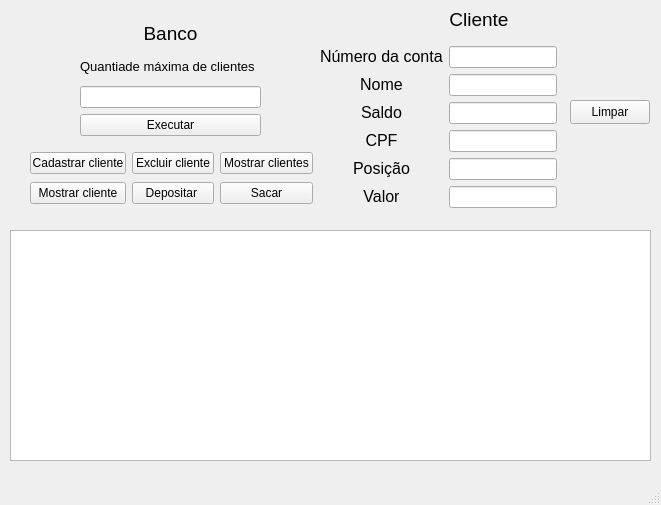
<?xml version="1.0" encoding="UTF-8"?>
<ui version="4.0">
 <class>MainWindow</class>
 <widget class="QMainWindow" name="MainWindow">
  <property name="geometry">
   <rect>
    <x>0</x>
    <y>0</y>
    <width>661</width>
    <height>505</height>
   </rect>
  </property>
  <property name="windowTitle">
   <string>Sistema bancário</string>
  </property>
  <widget class="QWidget" name="centralwidget">
   <widget class="QTextEdit" name="textEditResultado">
    <property name="geometry">
     <rect>
      <x>10</x>
      <y>230</y>
      <width>641</width>
      <height>231</height>
     </rect>
    </property>
    <property name="readOnly">
     <bool>true</bool>
    </property>
   </widget>
   <widget class="QPushButton" name="pushButtonLimpar">
    <property name="geometry">
     <rect>
      <x>570</x>
      <y>100</y>
      <width>80</width>
      <height>24</height>
     </rect>
    </property>
    <property name="text">
     <string>Limpar</string>
    </property>
   </widget>
   <widget class="QWidget" name="layoutWidget">
    <property name="geometry">
     <rect>
      <x>320</x>
      <y>0</y>
      <width>237</width>
      <height>208</height>
     </rect>
    </property>
    <layout class="QGridLayout" name="gridLayout">
     <item row="2" column="1" colspan="2">
      <widget class="QLineEdit" name="lineEditNumConta"/>
     </item>
     <item row="7" column="0">
      <widget class="QLabel" name="label_3">
       <property name="text">
        <string>&lt;html&gt;&lt;head/&gt;&lt;body&gt;&lt;p align=&quot;center&quot;&gt;&lt;span style=&quot; font-size:12pt;&quot;&gt;Posição&lt;/span&gt;&lt;/p&gt;&lt;/body&gt;&lt;/html&gt;</string>
       </property>
      </widget>
     </item>
     <item row="2" column="0">
      <widget class="QLabel" name="label_7">
       <property name="text">
        <string>&lt;html&gt;&lt;head/&gt;&lt;body&gt;&lt;p&gt;&lt;span style=&quot; font-size:12pt;&quot;&gt;Número da conta&lt;/span&gt;&lt;/p&gt;&lt;/body&gt;&lt;/html&gt;</string>
       </property>
      </widget>
     </item>
     <item row="3" column="1" colspan="2">
      <widget class="QLineEdit" name="lineEditNome"/>
     </item>
     <item row="5" column="1" colspan="2">
      <widget class="QLineEdit" name="lineEditSaldo"/>
     </item>
     <item row="6" column="0">
      <widget class="QLabel" name="label_5">
       <property name="text">
        <string>&lt;html&gt;&lt;head/&gt;&lt;body&gt;&lt;p align=&quot;center&quot;&gt;&lt;span style=&quot; font-size:12pt;&quot;&gt;CPF&lt;/span&gt;&lt;/p&gt;&lt;/body&gt;&lt;/html&gt;</string>
       </property>
      </widget>
     </item>
     <item row="8" column="0">
      <widget class="QLabel" name="label">
       <property name="text">
        <string>&lt;html&gt;&lt;head/&gt;&lt;body&gt;&lt;p align=&quot;center&quot;&gt;&lt;span style=&quot; font-size:12pt;&quot;&gt;Valor&lt;/span&gt;&lt;/p&gt;&lt;/body&gt;&lt;/html&gt;</string>
       </property>
      </widget>
     </item>
     <item row="7" column="1" colspan="2">
      <widget class="QLineEdit" name="lineEditPosicao"/>
     </item>
     <item row="5" column="0">
      <widget class="QLabel" name="label_6">
       <property name="text">
        <string>&lt;html&gt;&lt;head/&gt;&lt;body&gt;&lt;p align=&quot;center&quot;&gt;&lt;span style=&quot; font-size:12pt;&quot;&gt;Saldo&lt;/span&gt;&lt;/p&gt;&lt;/body&gt;&lt;/html&gt;</string>
       </property>
      </widget>
     </item>
     <item row="8" column="1" colspan="2">
      <widget class="QLineEdit" name="lineEditValor"/>
     </item>
     <item row="6" column="1" colspan="2">
      <widget class="QLineEdit" name="lineEditCPF"/>
     </item>
     <item row="3" column="0">
      <widget class="QLabel" name="label_4">
       <property name="text">
        <string>&lt;html&gt;&lt;head/&gt;&lt;body&gt;&lt;p align=&quot;center&quot;&gt;&lt;span style=&quot; font-size:12pt;&quot;&gt;Nome&lt;/span&gt;&lt;/p&gt;&lt;/body&gt;&lt;/html&gt;</string>
       </property>
      </widget>
     </item>
     <item row="0" column="1">
      <widget class="QLabel" name="label_2">
       <property name="text">
        <string>&lt;html&gt;&lt;head/&gt;&lt;body&gt;&lt;p align=&quot;center&quot;&gt;&lt;span style=&quot; font-size:14pt;&quot;&gt;Cliente&lt;/span&gt;&lt;/p&gt;&lt;/body&gt;&lt;/html&gt;</string>
       </property>
      </widget>
     </item>
    </layout>
   </widget>
   <widget class="QWidget" name="layoutWidget">
    <property name="geometry">
     <rect>
      <x>80</x>
      <y>20</y>
      <width>181</width>
      <height>116</height>
     </rect>
    </property>
    <layout class="QGridLayout" name="gridLayout_2">
     <item row="0" column="0">
      <widget class="QLabel" name="label_8">
       <property name="text">
        <string>&lt;html&gt;&lt;head/&gt;&lt;body&gt;&lt;p align=&quot;center&quot;&gt;&lt;span style=&quot; font-size:14pt;&quot;&gt;Banco&lt;/span&gt;&lt;/p&gt;&lt;/body&gt;&lt;/html&gt;</string>
       </property>
      </widget>
     </item>
     <item row="1" column="0">
      <widget class="QLabel" name="label_9">
       <property name="text">
        <string>&lt;html&gt;&lt;head/&gt;&lt;body&gt;&lt;p&gt;&lt;span style=&quot; font-size:10pt;&quot;&gt;Quantiade máxima de clientes&lt;/span&gt;&lt;/p&gt;&lt;/body&gt;&lt;/html&gt;</string>
       </property>
      </widget>
     </item>
     <item row="2" column="0">
      <widget class="QLineEdit" name="lineEditQuantidadeMaxClientes"/>
     </item>
     <item row="3" column="0">
      <widget class="QPushButton" name="pushButtonExecutar">
       <property name="text">
        <string>Executar</string>
       </property>
      </widget>
     </item>
    </layout>
   </widget>
   <widget class="QWidget" name="layoutWidget">
    <property name="geometry">
     <rect>
      <x>30</x>
      <y>150</y>
      <width>283</width>
      <height>56</height>
     </rect>
    </property>
    <layout class="QGridLayout" name="gridLayout_3">
     <item row="0" column="0">
      <widget class="QPushButton" name="pushButtonCadastrar">
       <property name="text">
        <string>Cadastrar cliente</string>
       </property>
      </widget>
     </item>
     <item row="0" column="1">
      <widget class="QPushButton" name="pushButtonExcluir">
       <property name="text">
        <string>Excluir cliente</string>
       </property>
      </widget>
     </item>
     <item row="0" column="2">
      <widget class="QPushButton" name="pushButtonMostrarClientes">
       <property name="text">
        <string>Mostrar clientes</string>
       </property>
      </widget>
     </item>
     <item row="1" column="0">
      <widget class="QPushButton" name="pushButtonMostrarCliente">
       <property name="text">
        <string>Mostrar cliente</string>
       </property>
      </widget>
     </item>
     <item row="1" column="1">
      <widget class="QPushButton" name="pushButtonDepositar">
       <property name="text">
        <string>Depositar </string>
       </property>
      </widget>
     </item>
     <item row="1" column="2">
      <widget class="QPushButton" name="pushButtonSacar">
       <property name="text">
        <string>Sacar</string>
       </property>
      </widget>
     </item>
    </layout>
   </widget>
  </widget>
  <widget class="QMenuBar" name="menubar">
   <property name="geometry">
    <rect>
     <x>0</x>
     <y>0</y>
     <width>661</width>
     <height>21</height>
    </rect>
   </property>
  </widget>
  <widget class="QStatusBar" name="statusbar"/>
 </widget>
 <tabstops>
  <tabstop>lineEditQuantidadeMaxClientes</tabstop>
  <tabstop>pushButtonExecutar</tabstop>
  <tabstop>lineEditNumConta</tabstop>
  <tabstop>lineEditNome</tabstop>
  <tabstop>lineEditSaldo</tabstop>
  <tabstop>lineEditCPF</tabstop>
  <tabstop>lineEditPosicao</tabstop>
  <tabstop>lineEditValor</tabstop>
  <tabstop>pushButtonLimpar</tabstop>
  <tabstop>pushButtonCadastrar</tabstop>
  <tabstop>pushButtonExcluir</tabstop>
  <tabstop>pushButtonMostrarClientes</tabstop>
  <tabstop>pushButtonMostrarCliente</tabstop>
  <tabstop>pushButtonDepositar</tabstop>
  <tabstop>pushButtonSacar</tabstop>
  <tabstop>textEditResultado</tabstop>
 </tabstops>
 <resources/>
 <connections/>
</ui>
